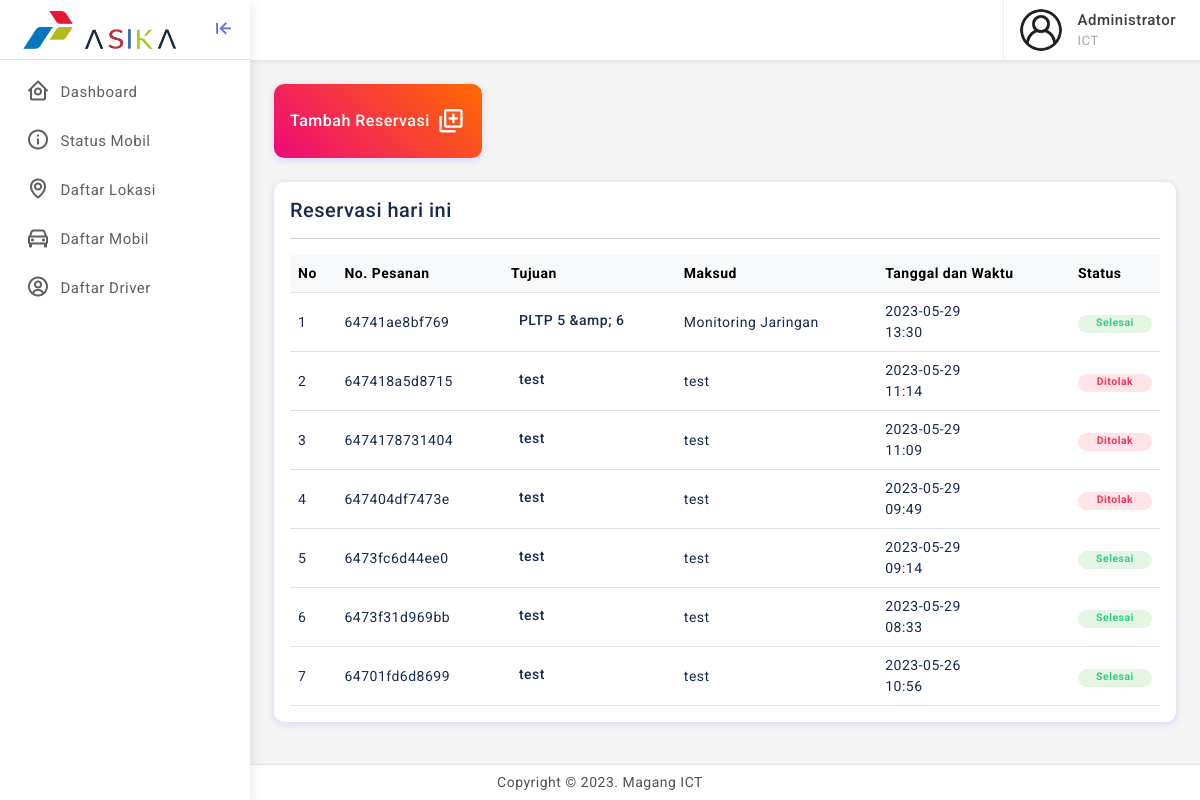
The app's page /dashboard/dashboard.php (signed in), older data.
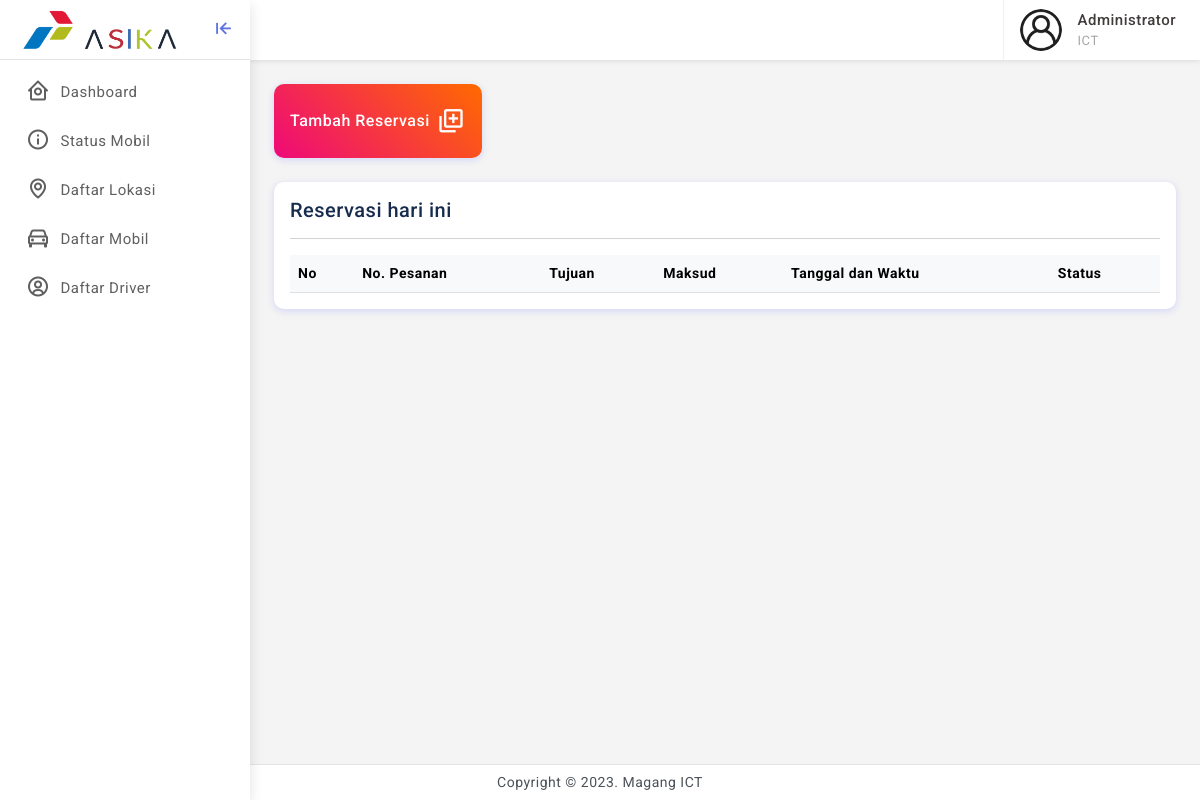
The same page, newer data.
### tables this page shows
CREATE TABLE `tb_reservasi` (
  `id_reservasi` int(11) NOT NULL,
  `no_pesanan` varchar(100) NOT NULL,
  `tujuan` varchar(255) NOT NULL,
  `maksud` varchar(255) NOT NULL,
  `user` varchar(100) NOT NULL,
  `fungsi` varchar(100) NOT NULL,
  `nomor` varchar(50) NOT NULL,
  `tanggal` varchar(100) NOT NULL,
  `waktu` varchar(100) NOT NULL,
  `status` varchar(100) NOT NULL DEFAULT 'pending',
  `id_user` varchar(100) NOT NULL,
  `waktu_selesai` timestamp NOT NULL DEFAULT current_timestamp() ON UPDATE current_timestamp(),
  `keterangan` varchar(255) NOT NULL
);

### dashboard/dashboard.php (the view, shortened to what this page needs)
<?php
include "../include/koneksi.php";
include "../include/head.php";
$nama = $_SESSION['qwe'];
if ($_SESSION['role'] == "user") {
	$data = mysqli_query($koneksi, "SELECT * FROM `tb_reservasi` WHERE `tb_reservasi`.`user` = '$nama' ORDER BY id_reservasi DESC");
	$datalok = mysqli_query($koneksi, "SELECT * FROM `tb_lokasi`");
} else {
	$data = mysqli_query($koneksi, "SELECT * FROM `tb_reservasi` ORDER BY `id_reservasi` DESC");
}
?>
<div class="row row-cols-1 row-cols-md-2 row-cols-xl-4">
	<div class="col">
		<a href="#" data-bs-toggle="modal" data-bs-target="#tambahReservasiModal">
			<div class="card radius-10 bg-gradient-ibiza">
				<div class="card-body">
					<div class="d-flex align-items-center">
						<h6 class="mb-0 text-white">Tambah Reservasi</h6>
						<div class="ms-auto">
							<i class='bx bx-add-to-queue fs-3 text-white'></i>
						</div>
					</div>
				</div>
			</div>
		</a>
	</div>
</div>
<div class="card radius-10">
	<div class="card-body">
		<div class="d-flex align-items-center">
			<div>
				<h5 class="mb-0">Reservasi hari ini</h5>
			</div>
		</div>
		<hr>
		<div class="table-responsive">
			<table class="table align-middle mb-0" id="dt">
				<thead class="table-light">
					<tr>
						<th>No</th>
						<th>No. Pesanan</th>
						<th>Tujuan</th>
						<th>Maksud</th>
						<th>Tanggal dan Waktu</th>
						<th>Status</th>
					</tr>
				</thead>
				<tbody>
					<?php
					$no = 1;
					foreach ($data as $d) {
					?>
						<tr>
							<td><?= $no++; ?></td>
							<td><?= htmlspecialchars($d['no_pesanan']); ?></td>
							<td>
								<div class="d-flex align-items-center">
									<div class="ms-2">
										<h6 class="mb-1 font-14"><?= htmlspecialchars($d['tujuan']); ?></h6>
									</div>
								</div>
							</td>
							<td><?= htmlspecialchars($d['maksud']); ?></td>
							<td><?= htmlspecialchars($d['tanggal']); ?><br> <?= htmlspecialchars($d['waktu']); ?></td>
							<td>
								<?php
								if ($d['status'] == "pending") {
								?>
									<div class="badge rounded-pill bg-light-info text-info w-100">Menunggu</div>
								<?php
								} else if ($d['status'] == "inproses") {
								?>
									<div class="badge rounded-pill bg-light-warning text-warning w-100">Dalam perjalanan</div>
								<?php
								} else if ($d['status'] == "selesai") {
								?>
									<div class="badge rounded-pill bg-light-success text-success w-100">Selesai</div>
								<?php
								} else if ($d['status'] == "ditolak") {
								?>
									<div class="badge rounded-pill bg-light-danger text-danger w-100">Ditolak</div>
								<?php
								}
								?>
							</td>
						</tr>
					<?php
					}
					?>
				</tbody>
			</table>
		</div>
	</div>
</div>
<?php
include "../include/foot.php";
?>

Row changes from the older to the newer data that the page shows:
removed tb_reservasi: no_pesanan "64741ae8bf769", tujuan "PLTP 5 &amp; 6", maksud "Monitoring Jaringan", tanggal "2023-05-29", waktu "13:30", status "Selesai"
removed tb_reservasi: no_pesanan "647418a5d8715", tujuan "test", maksud "test", tanggal "2023-05-29", waktu "11:14", status "Ditolak"
removed tb_reservasi: no_pesanan "6474178731404", tujuan "test", maksud "test", tanggal "2023-05-29", waktu "11:09", status "Ditolak"
removed tb_reservasi: no_pesanan "647404df7473e", tujuan "test", maksud "test", tanggal "2023-05-29", waktu "09:49", status "Ditolak"
removed tb_reservasi: no_pesanan "6473fc6d44ee0", tujuan "test", maksud "test", tanggal "2023-05-29", waktu "09:14", status "Selesai"
removed tb_reservasi: no_pesanan "6473f31d969bb", tujuan "test", maksud "test", tanggal "2023-05-29", waktu "08:33", status "Selesai"
removed tb_reservasi: no_pesanan "64701fd6d8699", tujuan "test", maksud "test", tanggal "2023-05-26", waktu "10:56", status "Selesai"
